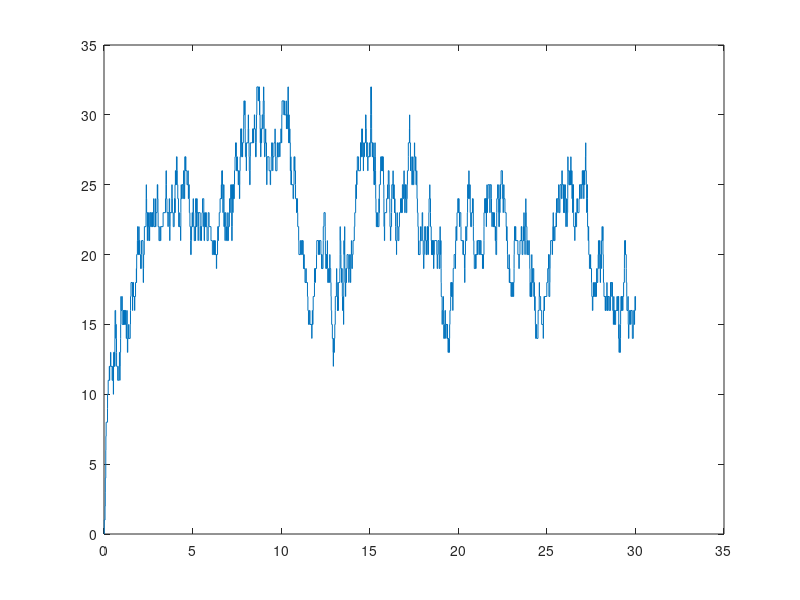
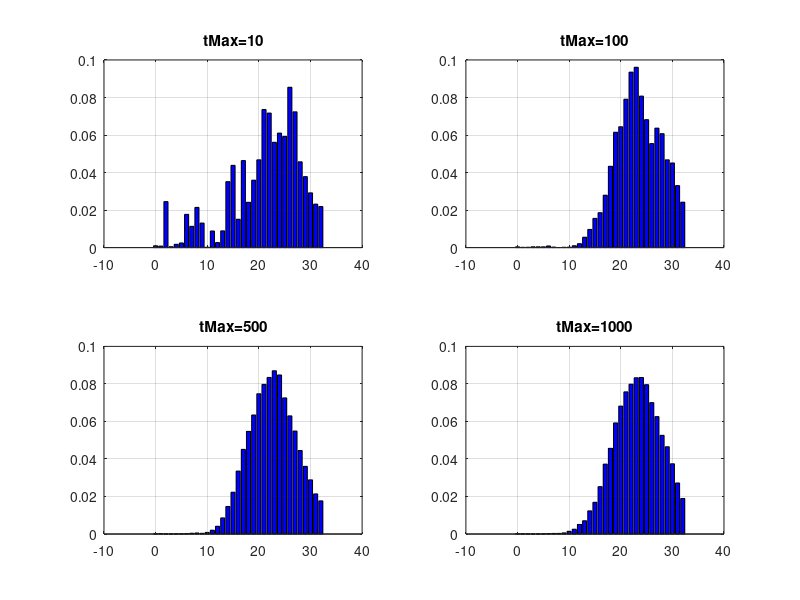
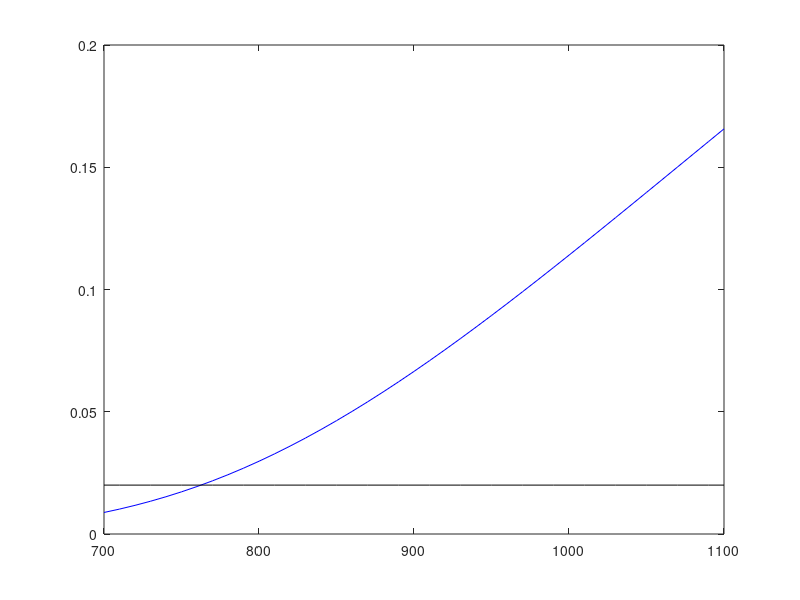

Here is the MATLAB script that generated these plots, in order:
function final()
    F('/Users/Pagliacci/Desktop/F.png')
    I('/Users/Pagliacci/Desktop/I.png')
    K('/Users/Pagliacci/Desktop/K.png')
    
end 

function F(dir)
    mu=1/(56/60); 
    lambda=25; 
    TMin=1800;
    TMax=30; 
    K=32; 
    X0=0;
    [X,T]=HelperF(X0,mu,lambda,K,TMax,dir); 
    f=stairs(T,X')
    saveas(f,dir,'png')
end


function [X,T]=HelperF(X0,mu,lambda,K,TMax,dir) 
close all; clc
counter=1;
X(counter)=X0;
T(counter)=0;
    while T(counter)<TMax 
        x=X(counter);
        if x>=0 && x<K 
            taw=exprnd(1/(lambda+mu*x)); 
            T(counter+1)=T(counter)+taw; 
            u=rand;
            if u<((x*mu)/(lambda+x*mu))
                X(counter+1)=x-1; 
            else
                X(counter+1)=x+1; 
            end
            elseif x==K 
                taw=exprnd(1/(x*mu));
                 %appdending result
                X(counter+1)=x-1;
                T(counter+1)=T(counter)+taw;
                
             
        else
            break
        end
        counter=counter+1; 
    end
end


function I(dir)
    clc; close all;
    X0=0;
    mu=1/(56/60);
    lambda=25;
    K=32;
    figure(1)
    l=[10, 100, 500,1000]
    for i=1:4;
        subplot(2,2,i)
        HelperI(X0,mu,lambda,K,l(i));
        title(['tMax=',num2str(l(i))])
        grid on
    end
    saveas(figure(1),dir,'png')
end



function [Prob]=HelperI(X0,mu,lambda,K,TMax)
    timePast=zeros(1,K+1);
    x=X0;
    t=0;
    while t<TMax
        if x>=0 && x<K
        taw=exprnd(1/(lambda+mu*x));
        t=t+taw;
        timePast(x+1)=timePast(x+1)+taw; 
        
        u=rand;
        if u<((x*mu)/(lambda+x*mu))
            x=x-1;
        else
            x=x+1; 
        end
        elseif x==K 
            taw=exprnd(1/(x*mu));
            t=t+taw;
            timePast(x+1)=timePast(x+1)+taw; 
            x=x-1;
        else
            break 
        end
    end
    Prob=timePast/t; 
    bar(0:K,Prob,'b');
end


function K(dir)
    mu=1/(56/60);
    lambda=(700:10:1100);
    K=32;
    figure(2)
    pb=zeros(1,3);
    i=0;
    for L=lambda/30;
        i=i+1;
        pb(i)=((L/mu).^K/factorial(K))/(sum((L/mu).^(0:K)./factorial(0:K)));
    end
    plot(lambda,pb,'b')
    hold on
    plot(lambda,0.02*ones(size(lambda)),'black')
    saveas(figure(2),dir,'png')
end 